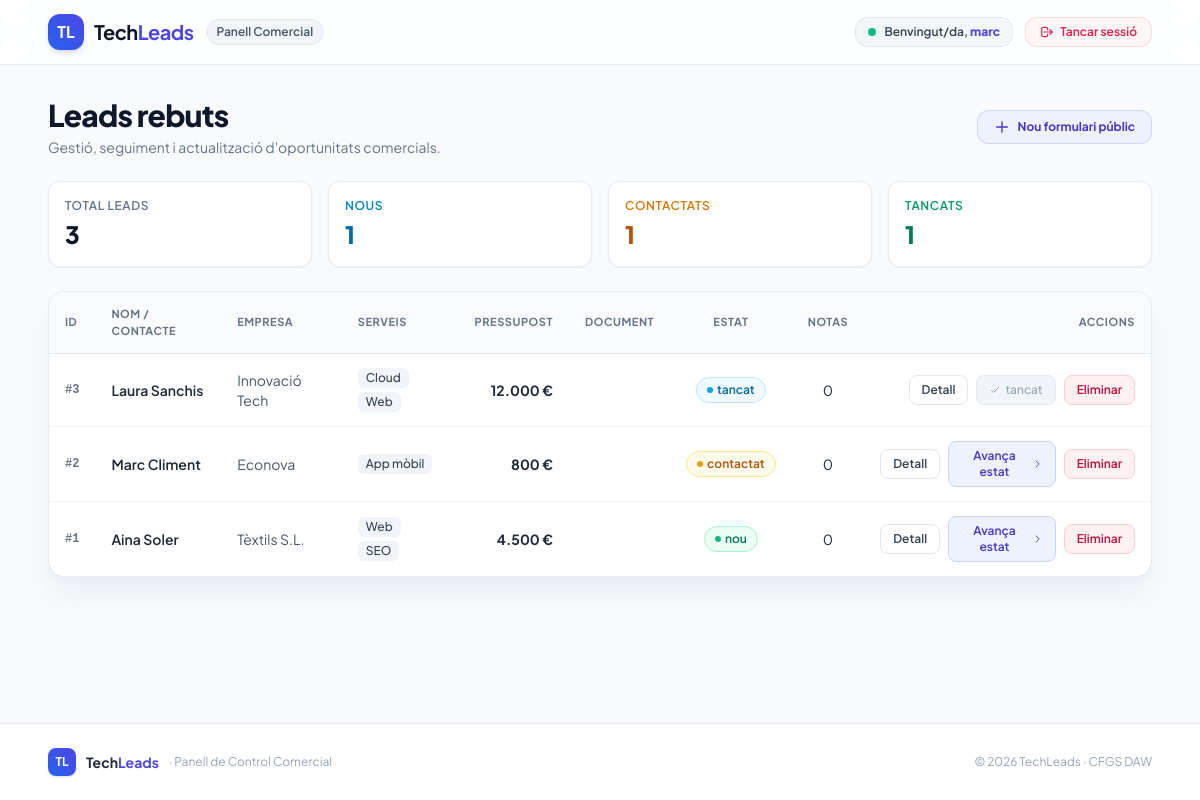
Page /dashboard/leads.php (signed in) on the committed database.
### tables this page shows
CREATE TABLE leads (
    id INT UNSIGNED NOT NULL AUTO_INCREMENT,
    nom VARCHAR(100) NOT NULL,
    email VARCHAR(150) NOT NULL,
    telefon VARCHAR(20) NULL,
    empresa VARCHAR(100) NULL,
    serveis JSON NOT NULL,
    pressupost DECIMAL(10,2) NOT NULL,
    missatge TEXT NULL,
    document VARCHAR(255) NULL,
    estat ENUM('nou','contactat','tancat') NOT NULL DEFAULT 'nou',
    data_creacio TIMESTAMP NOT NULL DEFAULT CURRENT_TIMESTAMP,
    PRIMARY KEY (id)
);

### src/helpers.php (called while the page is built, shortened)
<?php
function e(string $var) :string {
    return htmlspecialchars($var);
}
function colorEstat(string $estat): string
{
    return match ($estat) {
        Lead::ESTAT_NOU => 'emerald',
        Lead::ESTAT_CONTACTAT => 'amber',
        Lead::ESTAT_TANCAT => 'sky',
        default => 'sky',
    };
}

### src/DAO/LeadDAO.php (called while the page is built, shortened)
<?php
class LeadDAO implements IDbAccess
{
    public function findAll(): array
    {
        $pdo = $this->connexio->getPDO();
        $stmt = $pdo->query(
            'SELECT id, nom, email, telefon, empresa, serveis,
                    pressupost, missatge, document, estat
             FROM leads
             ORDER BY data_creacio DESC, id DESC'
        );
        return $stmt->fetchAll(self::MODE, Lead::class);
    }
}

### src/Model/Lead.php (called while the page is built, shortened)
<?php
class Lead
{
    public function getId(): ?int
    {
        return $this->id;
    }
    public function getNom(): string
    {
        return $this->nom;
    }
    public function getEmpresa(): ?string
    {
        return $this->empresa;
    }
    public function getServeis(): array
    {
        return is_string($this->serveis)
            ? (json_decode($this->serveis, true) ?? [])
            : $this->serveis;
    }
    public function getPressupost(): float
    {
        return $this->pressupost;
    }
    public function getEstat(): string
    {
        return $this->estat;
    }
}

### src/DAO/NotaDAO.php (called while the page is built, shortened)
<?php
class NotaDAO implements IDbAccess
{
    public function comptarPerLead(): array
    {
        $pdo = $this->connexio->getPDO();
        $stmt = $pdo->query(
            'SELECT lead_id AS id, COUNT(*) AS num_notes
             FROM notas
             GROUP BY lead_id'
        );
        return $stmt->fetchAll(PDO::FETCH_KEY_PAIR);
    }
}

### public/dashboard/leads.php (the view, shortened to what this page needs)
<?php
require_once __DIR__ . '/../../config/bootstrap.php';
$llistaLeads = [];
try {
    $llistaLeads = $leadDAO->findAll();
    $notaPerLead = $notaDAO->comptarPerLead();
} catch (PDOException $e) {
    error_log($e->getMessage());
    $errorBD = 'No s\'ha pogut accedir a la base de dades.';
}
require_once __DIR__ . '/../../vistes/dashboard_capcalera.php';
?>
<main class="max-w-6xl mx-auto px-6 py-8 flex-1 w-full space-y-6">
    <div class="flex flex-col sm:flex-row sm:items-center sm:justify-between gap-4">
        <div>
            <h1 class="text-2xl sm:text-3xl font-extrabold text-slate-900 tracking-tight">Leads rebuts</h1>
            <p class="text-sm text-slate-500 mt-1">Gestió, seguiment i actualització d'oportunitats comercials.</p>
        </div>
        <a href="../index.php" class="inline-flex items-center gap-2 px-4 py-2 rounded-xl bg-indigo-50 hover:bg-indigo-100 text-indigo-700 text-xs font-bold border border-indigo-200/80 transition-colors w-fit">
            <svg class="w-4 h-4" fill="none" stroke="currentColor" viewBox="0 0 24 24">
                <path stroke-linecap="round" stroke-linejoin="round" stroke-width="2" d="M12 4v16m8-8H4"></path>
            </svg>
            <span>Nou formulari públic</span>
        </a>
    </div>
    <div class="grid grid-cols-2 sm:grid-cols-4 gap-4">
        <div class="bg-white rounded-xl p-4 border border-slate-200/80 shadow-sm">
            <div class="text-xs font-semibold text-slate-500 uppercase tracking-wider">Total Leads</div>
            <div class="text-2xl font-extrabold text-slate-900 mt-1"><?= count($llistaLeads) ?></div>
        </div>
        <div class="bg-white rounded-xl p-4 border border-slate-200/80 shadow-sm">
            <div class="text-xs font-semibold text-sky-600 uppercase tracking-wider">Nous</div>
            <div class="text-2xl font-extrabold text-sky-700 mt-1">
                <?= count(array_filter($llistaLeads, function ($lead) {
                    return $lead->getEstat() === Lead::ESTAT_NOU;
                })) ?>
            </div>
        </div>
        <div class="bg-white rounded-xl p-4 border border-slate-200/80 shadow-sm">
            <div class="text-xs font-semibold text-amber-600 uppercase tracking-wider">Contactats</div>
            <div class="text-2xl font-extrabold text-amber-700 mt-1">
                <?= count(array_filter($llistaLeads, function ($lead) {
                    return $lead->getEstat() === Lead::ESTAT_CONTACTAT;
                })) ?>
            </div>
        </div>
        <div class="bg-white rounded-xl p-4 border border-slate-200/80 shadow-sm">
            <div class="text-xs font-semibold text-emerald-600 uppercase tracking-wider">Tancats</div>
            <div class="text-2xl font-extrabold text-emerald-700 mt-1">
                <?= count(array_filter($llistaLeads, function ($lead) {
                    return $lead->getEstat() === Lead::ESTAT_TANCAT;
                })) ?>
            </div>
        </div>
    </div>
    <?php if (count($llistaLeads) > 0): ?>
        <div class="bg-white rounded-2xl shadow-xl shadow-slate-200/60 border border-slate-200/80 overflow-hidden">
            <div class="overflow-x-auto">
                <table class="w-full text-left border-collapse">
                    <thead>
                        <tr class="bg-slate-50/80 border-b border-slate-200 text-[11px] font-bold text-slate-500 uppercase tracking-wider">
                            <th class="py-3.5 px-4">Id</th>
                            <th class="py-3.5 px-4">Nom / Contacte</th>
                            <th class="py-3.5 px-4">Empresa</th>
                            <th class="py-3.5 px-4">Serveis</th>
                            <th class="py-3.5 px-4 text-right">Pressupost</th>
                            <th class="py-3.5 px-4">Document</th>
                            <th class="py-3.5 px-4 text-center">Estat</th>
                            <th class="py-3.5 px-4 text-center">Notas</th>
                            <th class="py-3.5 px-4 text-right">Accions</th>
                        </tr>
                    </thead>
                    <tbody class="divide-y divide-slate-100 text-sm">
                        <?php
                        foreach ($llistaLeads as $lead):
                            $color = colorEstat($lead->getEstat());
                        ?>
                            <tr class="hover:bg-slate-50/70 transition-colors">
                                <td class="py-3.5 px-4 font-mono font-semibold text-slate-500 text-xs">#<?= e($lead->getId()) ?></td>
                                <td class="py-3.5 px-4 font-semibold text-slate-800"><?= e($lead->getNom()) ?></td>
                                <td class="py-3.5 px-4 text-slate-600"><?= e($lead->getEmpresa() ?? '--') ?></td>
                                <td class="py-3.5 px-4">
                                    <div class="flex flex-wrap gap-1">
                                        <?php
                                        foreach ($lead->getServeis() as $servei):
                                        ?>
                                            <span class="px-2 py-0.5 rounded-md bg-slate-100 text-slate-700 text-xs font-medium"><?= e($servei) ?></span>
                                        <?php endforeach; ?>
                                    </div>
                                </td>
                                <td class="py-3.5 px-4 text-right font-bold text-slate-800"><?= e(number_format(($lead->getPressupost() ?? 0), 0, ',', '.')) . ' €' ?></td>
                                <td class="py-3.5 px-4">
                                </td>
                                <td class="py-3.5 px-4 text-center">
                                    <span class="inline-flex items-center gap-1 px-2.5 py-1 rounded-full text-xs font-semibold bg-<?= $color ?>-50 text-<?= $color ?>-700 border border-<?= $color ?>-200">
                                        <span class="h-1.5 w-1.5 rounded-full bg-<?= $color ?>-500"></span>
                                        <?= $lead->getEstat() ?>
                                    </span>
                                </td>
                                <td class="py-3.5 px-4 text-center">
                                    <?= e($notaPerLead[$lead->getId()] ?? 0) ?>
                                </td>
                                <td class="py-3.5 px-4 text-right">
                                    <div class="flex items-center justify-end gap-2">
                                        <a href="lead.php?id=<?= $lead->getId() ?>"
                                            class="inline-flex items-center px-3 py-1.5 rounded-lg text-xs font-semibold bg-white hover:bg-slate-50 text-slate-700 border border-slate-200 transition-colors">
                                            Detall
                                        </a>
                                        <form method="POST" action="leads.php">
                                            <button type="submit" name="accio" value="avancar" <?= $lead->getEstat() === Lead::ESTAT_TANCAT ? 'disabled' : '' ?>
                                                <?php if ($lead->getEstat() === Lead::ESTAT_TANCAT): ?>
                                                class="inline-flex items-center gap-1 px-3 py-1.5 rounded-lg text-xs font-medium bg-slate-100 text-slate-400 border border-slate-200 cursor-not-allowed">
                                                <svg class="w-3 h-3" fill="none" stroke="currentColor" viewBox="0 0 24 24">
                                                    <path stroke-linecap="round" stroke-linejoin="round" stroke-width="2" d="M5 13l4 4L19 7"></path>
                                                </svg>
                                                <span><?= $lead->getEstat() === Lead::ESTAT_TANCAT ? 'tancat' : 'Avança estat' ?></span>
                                            <?php else: ?>
                                                class="inline-flex items-center gap-1 px-3 py-1.5 rounded-lg text-xs font-semibold bg-indigo-50 hover:bg-indigo-100 text-indigo-700 border border-indigo-200 transition-colors">
                                                <span>Avança estat</span>
                                                <svg class="w-3 h-3" fill="none" stroke="currentColor" viewBox="0 0 24 24">
                                                    <path stroke-linecap="round" stroke-linejoin="round" stroke-width="2" d="M9 5l7 7-7 7"></path>
                                                </svg>
                                            <?php endif; ?>
                                            </button>
                                        </form>
                                        <form method="POST" action="leads.php" onsubmit="return confirm('Segur que vols eliminar este lead? No es pot desfer.');">
                                            <button type="submit" name="accio" value="eliminar"
                                                class="inline-flex items-center px-3 py-1.5 rounded-lg text-xs font-semibold bg-rose-50 hover:bg-rose-100 text-rose-700 border border-rose-200 transition-colors">
                                                Eliminar
                                            </button>
                                        </form>
                                    </div>
                                </td>
                            </tr>
                        <?php endforeach; ?>
                    </tbody>
                </table>
            </div>
        </div>
    <?php endif; ?>
</main>
<?php require_once __DIR__ . '/../../vistes/dashboard_peu.php';

### vistes/dashboard_capcalera.php (shortened to what this page needs)
<!DOCTYPE html>
<html lang="ca" class="h-full">
<head>
    <script src="https://cdn.tailwindcss.com"></script>
</head>
<body class="bg-slate-50 text-slate-800 font-sans min-h-screen flex flex-col antialiased selection:bg-indigo-500 selection:text-white">
    <header class="sticky top-0 z-30 bg-white/85 backdrop-blur-md border-b border-slate-200/80">
        <div class="max-w-6xl mx-auto flex items-center justify-between px-6 py-3.5">
            <div class="flex items-center gap-3">
                <a href="leads.php" class="flex items-center gap-2.5 group">
                    <div class="h-9 w-9 rounded-xl bg-gradient-to-tr from-blue-600 to-indigo-600 flex items-center justify-center text-white font-bold shadow-md shadow-indigo-500/20 group-hover:scale-105 transition-transform">
                        TL
                    </div>
                    <span class="font-bold text-xl tracking-tight text-slate-900">Tech<span class="text-indigo-600">Leads</span></span>
                </a>
                <span class="hidden sm:inline-block text-xs font-semibold px-2.5 py-1 rounded-full bg-slate-100 text-slate-600 border border-slate-200">
                    Panell Comercial
                </span>
            </div>
            <div class="flex items-center gap-3">
                <div class="flex items-center gap-2 px-3 py-1.5 rounded-xl bg-slate-100/80 border border-slate-200 text-xs font-semibold text-slate-700">
                    <span class="h-2 w-2 rounded-full bg-emerald-500 animate-pulse"></span>
                    <span>Benvingut/da, <strong class="text-indigo-600"><?= e($_SESSION['usuari']) ?></strong></span>
                </div>
                <a href="logout.php" class="inline-flex items-center gap-1.5 px-3.5 py-1.5 rounded-xl text-xs font-semibold text-rose-600 hover:text-rose-700 bg-rose-50/60 hover:bg-rose-100/70 border border-rose-200/70 transition-colors">
                    <svg class="w-3.5 h-3.5" fill="none" stroke="currentColor" viewBox="0 0 24 24">
                        <path stroke-linecap="round" stroke-linejoin="round" stroke-width="2" d="M17 16l4-4m0 0l-4-4m4 4H7m6 4v1a3 3 0 01-3 3H6a3 3 0 01-3-3V7a3 3 0 013-3h4a3 3 0 013 3v1"></path>
                    </svg>
                    <span>Tancar sessió</span>
                </a>
            </div>
        </div>
    </header>

### vistes/dashboard_peu.php
    <footer class="mt-auto border-t border-slate-200/80 bg-white py-6 text-sm text-slate-500">
        <div class="max-w-6xl mx-auto px-6 flex flex-col sm:flex-row items-center justify-between gap-3 text-center sm:text-left">
            <div class="flex items-center gap-2.5">
                <span class="flex h-7 w-7 items-center justify-center rounded-lg bg-gradient-to-tr from-blue-600 to-indigo-600 text-xs font-bold text-white shadow-sm shadow-indigo-500/20">TL</span>
                <span class="font-bold text-slate-800">Tech<span class="text-indigo-600">Leads</span></span>
                <span class="text-xs text-slate-400">· Panell de Control Comercial</span>
            </div>
            <p class="text-xs text-slate-400">&copy; 2026 TechLeads · CFGS DAW</p>
        </div>
    </footer>
</body>
</html>

### vistes/dashboard_capcalera.php (style rules this page uses)
body { font-family: 'Plus Jakarta Sans', sans-serif; }

### rows in the picture
leads: id "3", nom "Laura Sanchis", empresa "Innovació Tech", serveis "Cloud", serveis "Web", pressupost "12.000", estat "tancat", id "0"
leads: id "2", nom "Marc Climent", empresa "Econova", serveis "App mòbil", pressupost "800", estat "contactat", id "0", shows "Avança estat"
leads: id "1", nom "Aina Soler", empresa "Tèxtils S.L.", serveis "Web", serveis "SEO", pressupost "4.500", estat "nou", id "0", shows "Avança estat"

### other values in the picture
$_SESSION['usuari'] "marc"
count($llistaLeads) "3"
